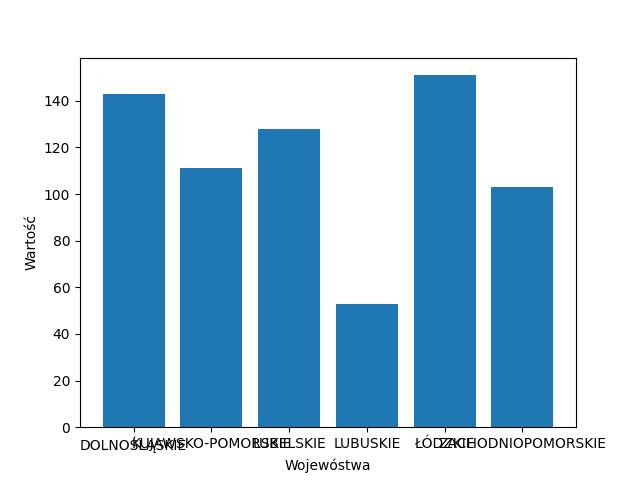

Generate this figure with Python:
import matplotlib.pyplot as plt
import  pandas as pd
import  numpy as np
df=pd.read_excel("licea3.xlsx")
print(df)
nazwa=df["Nazwa"]
wartość=df["Wartość"]
plt.bar(nazwa,wartość)
plt.xlabel("Wojewóstwa")
plt.ylabel("Wartość")
plt.savefig("zad2.jpg")
plt.show()